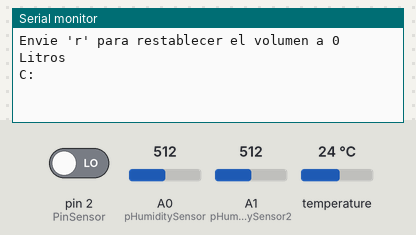
The sketch below on a simulated Arduino Uno, built with avr-gcc and run on an emulated ATmega328P. Parts: the last lines printed to the serial monitor. The inputs (shaded band) are chosen by the test bench; at power-on: temperature 24 °C, A0 (pHumiditySensor) = 512, A1 (pHumiditySensor2) = 512, pin 2 (PinSensor) LOW.

Above: at 1.2 s.
1.3 s: temperature set to 12 °C
At 2.1 s:
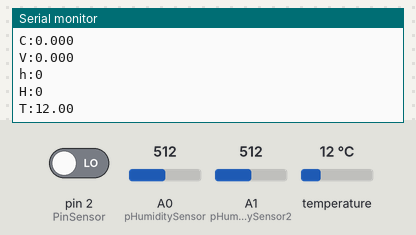
3.2 s: A0 (pHumiditySensor) set to 1023
4.7 s: A1 (pHumiditySensor2) set to 1023
At 6.0 s:
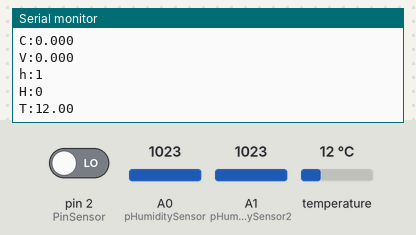
6.2 s: pin 2 (PinSensor) driven HIGH
7.7 s: temperature set to 19 °C
At 9.7 s:
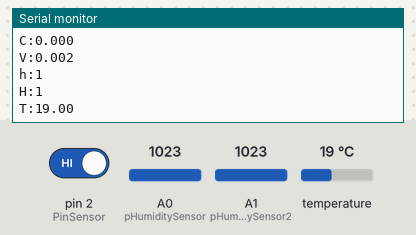

The sketch:

arduino_uno_serial.ino
```cpp
#include "caudal.hpp"
#include "humedad.hpp"
#include "temperatura.hpp"
void setup()
{

  Serial.begin(9600);
  pinMode(PinSensor, INPUT);
  attachInterrupt(0,ContarPulsos,RISING);//(Interrupción 0(Pin2),función,Flanco de subida)
  Serial.println ("Envie 'r' para restablecer el volumen a 0 Litros");
  t0=millis();

  //Temperature

  sensorDS18B20.begin();
  // findSensorTemperature();
}

void loop ()
{
  updateCaudalVolumen();
  updateHumedad();
  updateTemperature();
}
```

caudal.hpp
```cpp
volatile int NumPulsos; //variable para la cantidad de pulsos recibidos
int PinSensor = 2;    //Sensor conectado en el pin 2
float factor_conversion=7.11; //para convertir de frecuencia a caudal
float volumen=0;
long dt=0; //variación de tiempo por cada bucle
long t0=0; //millis() del bucle anterior

//---Función que se ejecuta en interrupción---------------
void ContarPulsos ()
{
  NumPulsos++;  //incrementamos la variable de pulsos
}

//---Función para obtener frecuencia de los pulsos--------
int ObtenerFrecuecia()
{
  int frecuencia;
  NumPulsos = 0;   //Ponemos a 0 el número de pulsos
  interrupts();    //Habilitamos las interrupciones
  delay(1000);   //muestra de 1 segundo
  noInterrupts(); //Deshabilitamos  las interrupciones
  frecuencia=NumPulsos; //Hz(pulsos por segundo)
  return frecuencia;
}

void updateCaudalVolumen(){

  if (Serial.available()) {
    if(Serial.read()=='r')volumen=0;//restablecemos el volumen si recibimos 'r'
  }
  float frecuencia=ObtenerFrecuecia(); //obtenemos la frecuencia de los pulsos en Hz
  float caudal_L_m=frecuencia/factor_conversion; //calculamos el caudal en L/m
  dt=millis()-t0; //calculamos la variación de tiempo
  t0=millis();
  volumen=volumen+(caudal_L_m/60)*(dt/1000); // volumen(L)=caudal(L/s)*tiempo(s)

   //-----Enviamos por el puerto serie---------------
  Serial.print ("C:");
  Serial.print (caudal_L_m,3);
  Serial.println();

  Serial.print ("V:");
  Serial.print (volumen,3);
  Serial.println();

}
```

humedad.hpp
```cpp
const int pHumiditySensor= A0;
const int pHumiditySensor2=A1;

int sHumiditySensor;
int sHumiditySensor2;

void updateHumedad(){
  sHumiditySensor = analogRead(pHumiditySensor)/1023;
  sHumiditySensor2 =analogRead(pHumiditySensor2)/1023;
  Serial.print("h:");
  Serial.print(sHumiditySensor);
  Serial.println();
  Serial.print("H:");
  Serial.print(sHumiditySensor2);
  Serial.println();
}
```

temperatura.hpp
```cpp
#include <OneWire.h>
#include <DallasTemperature.h>

// Pin donde se conecta el bus 1-Wire
const int pinDatosDQ = 9;

// Instancia a las clases OneWire y DallasTemperature
OneWire oneWireObjeto(pinDatosDQ);
DallasTemperature sensorDS18B20(&oneWireObjeto);

void findSensorTemperature(){
    Serial.println("Buscando dispositivos...");
    Serial.println("Encontrados: ");
    int numeroSensoresConectados = sensorDS18B20.getDeviceCount();
    Serial.print(numeroSensoresConectados);
    Serial.println(" sensores");

    // Si hemos encontrado uno mostramos su dirección
    if(numeroSensoresConectados==1){

        // Tipo definido como una array de 8 bytes (uint8_t)
        DeviceAddress sensorTemperatura;
        // Obtenemos dirección
        sensorDS18B20.getAddress(sensorTemperatura, 1);

        // Mostamos por el monitor serie
        Serial.print("Sensor encontrado: ");

        // Recorremos los 8 bytes del identificador único
        for (uint8_t i = 0; i < 8; i++)
        {
          // Si solo tiene un dígito rellenamos con un cero a la izquierda
          if (sensorTemperatura[i] < 16) Serial.print("0");

          // Mostramos los datos que van en HEXADECIMAL
          Serial.print(sensorTemperatura[i], HEX);
        }
    }
}

void updateTemperature(){
  sensorDS18B20.requestTemperatures();   //Se envía el comando para leer la temperatura
  float temp= sensorDS18B20.getTempCByIndex(0); //Se obtiene la temperatura en ºC
  Serial.print("T:");
  Serial.print(temp);
  Serial.println();
  // delay(100);
}
```

Measured:
- after the input at 1.3 s, the serial monitor: prints a new line after 0.51 s (image 1)
- after the input at 7.7 s, the serial monitor: prints a new line after 1.2 s (image 3)
